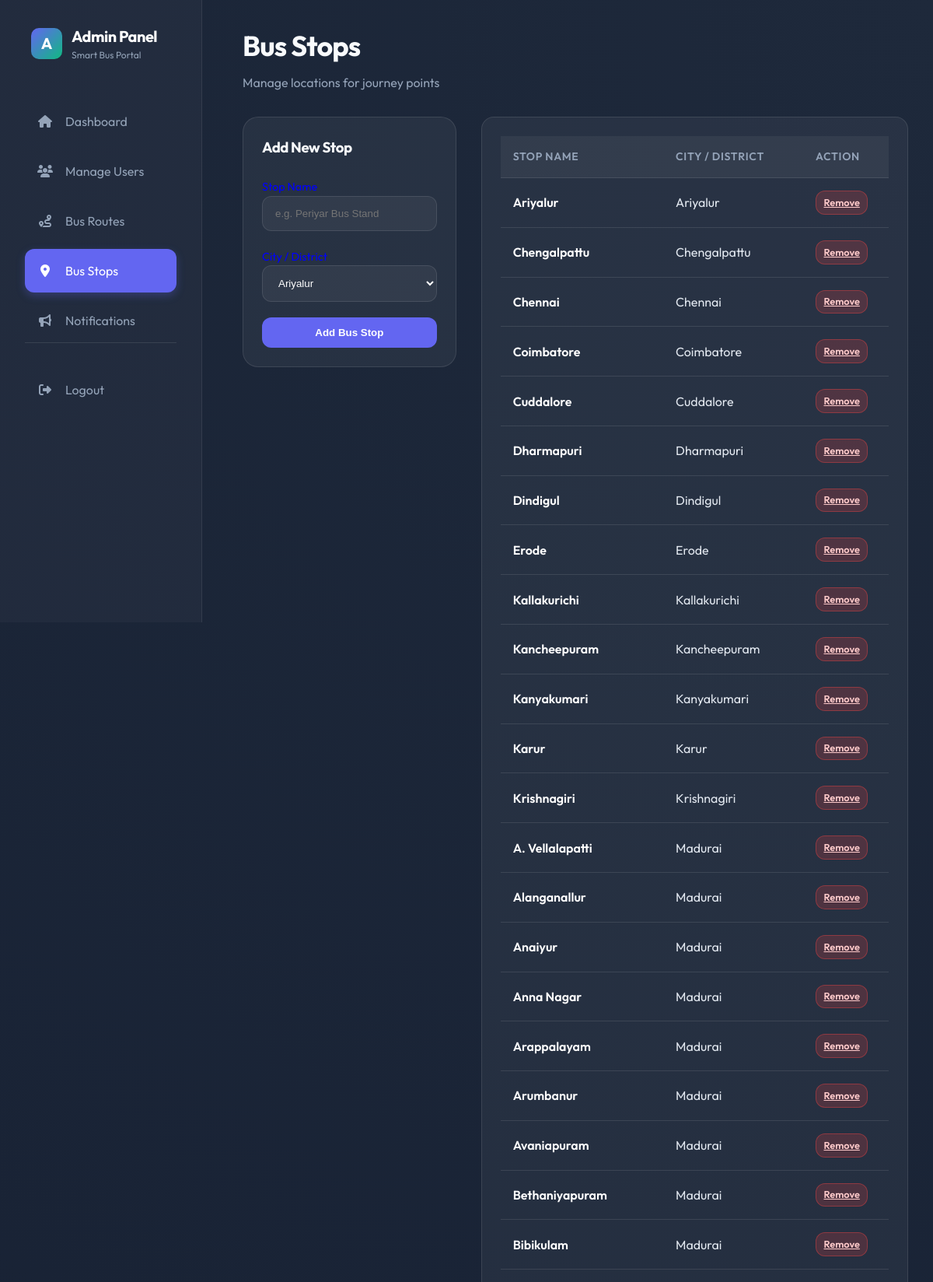
The app's page /admin/admin-bus-stops.php (signed in, upper part) with its own data.
### tables this page shows
CREATE TABLE IF NOT EXISTS bus_stops (
    id INT AUTO_INCREMENT PRIMARY KEY,
    name VARCHAR(100) NOT NULL,
    city VARCHAR(50) NOT NULL,
    created_at TIMESTAMP DEFAULT CURRENT_TIMESTAMP
);

### admin/admin-bus-stops.php (the view, shortened to what this page needs)
<?php
include '../includes/db_connect.php';
$result = $conn->query("SELECT * FROM bus_stops ORDER BY city ASC, name ASC");
?>
<!DOCTYPE html>
<html lang="en">
<head>
    <link rel="stylesheet" href="../style.css">
    <link rel="stylesheet" href="https://cdnjs.cloudflare.com/ajax/libs/font-awesome/6.4.0/css/all.min.css">
</head>
<body class="animate-fade-in">
<?php include 'sidebar-admin.php'; ?>
<div class="main-content">
    <header style="margin-bottom: 2rem;">
        <h1 style="font-size: 2.25rem; margin-bottom: 0.5rem;">Bus Stops</h1>
        <p style="color: var(--text-secondary);">Manage locations for journey points</p>
    </header>
    <div style="display: grid; grid-template-columns: 1fr 2fr; gap: 2rem;">
        <div class="glass card" style="height: fit-content;">
            <h3 style="margin-bottom: 1.5rem;">Add New Stop</h3>
            <form action="" method="POST">
                <div class="input-group">
                    <label style="color:blue; font-size: 0.9rem;">Stop Name</label>
                    <input type="text" name="name" class="input-field" placeholder="e.g. Periyar Bus Stand" required>
                </div>
                <div class="input-group">
                    <label style="color: blue; font-size: 0.9rem;">City / District</label>
                    <select name="city" class="input-field" required>
                        <option value="Ariyalur">Ariyalur</option>
                    </select>
                </div>
                <button type="submit" class="btn-primary" style="width: 100%; justify-content: center;">Add Bus Stop</button>
            </form>
        </div>
        <div class="glass card premium-table-container">
            <table class="premium-table">
                <thead>
                    <tr>
                        <th>Stop Name</th>
                        <th>City / District</th>
                        <th>Action</th>
                    </tr>
                </thead>
                <tbody>
                    <?php if($result->num_rows > 0): ?>
                        <?php while($row = $result->fetch_assoc()): ?>
                        <tr>
                            <td style="font-weight: 600; color: white;"><?php echo htmlspecialchars($row['name']); ?></td>
                            <td style="color: #e2e8f0;"><?php echo htmlspecialchars($row['city']); ?></td>
                            <td>
                                 <a href="admin-bus-stops.php?delete_id=<?php echo $row['id']; ?>" class="btn-primary" style="padding: 0.3rem 0.6rem; font-size: 0.8rem; background: rgba(239, 68, 68, 0.2); color: #fecaca; border: 1px solid rgba(239, 68, 68, 0.4);" onclick="return confirm('Remove this stop?');">Remove</a>
                            </td>
                        </tr>
                        <?php endwhile; ?>
                    <?php else: ?>
                        <tr>
                            <td colspan="3" style="text-align: center; color: var(--text-secondary); padding: 2rem;">No bus stops added yet.</td>
                        </tr>
                    <?php endif; ?>
                </tbody>
            </table>
        </div>
    </div>
</div>
</body>
</html>

### style.css (style rules this page uses)
:root { --primary: #6366f1; --primary-hover: #4f46e5; --secondary: #10b981; --secondary-hover: #059669; --accent: #f59e0b; --background: #0f172a; --surface: rgba(255, 255, 255, 0.05); --border: rgba(255, 255, 255, 0.1); --text-primary: #f8fafc; --text-secondary: #94a3b8; --glass-bg: rgba(255, 255, 255, 0.03); --glass-border: rgba(255, 255, 255, 0.08); --shadow: 0 10px 15px -3px rgba(0, 0, 0, 0.1), 0 4px 6px -2px rgba(0, 0, 0, 0.05); }
html { overflow-y: auto; scroll-behavior: smooth; }
* { margin: 0; padding: 0; box-sizing: border-box; }
body { font-family: 'Outfit', sans-serif; background-color: var(--background); color: var(--text-primary); line-height: 1.5; background: radial-gradient(circle at top right, #1e293b, #0f172a); background-attachment: fixed; min-height: 100vh; overflow-x: hidden; overflow-y: auto; }
.glass { background: var(--glass-bg); backdrop-filter: blur(12px); -webkit-backdrop-filter: blur(12px); border: 1px solid var(--glass-border); border-radius: 1.5rem; }
h1, h2, h3 { font-weight: 700; letter-spacing: -0.025em; }
.animate-fade-in { animation: fadeIn 0.5s ease-out forwards; }
.main-content { margin-left: 280px; padding: 2rem; min-height: 100vh; }
.card { background: var(--surface); border: 1px solid var(--border); border-radius: 1.25rem; padding: 1.5rem; transition: all 0.3s ease; }
.btn-primary { background: var(--primary); color: white; padding: 0.75rem 1.5rem; border-radius: 0.75rem; border: none; font-weight: 600; cursor: pointer; transition: all 0.2s; display: inline-flex; align-items: center; justify-content: center; gap: 0.5rem; position: relative; overflow: hidden; }
.input-group { margin-bottom: 1.25rem; }
.input-field { width: 100%; background: rgba(255, 255, 255, 0.05); border: 1px solid var(--border); border-radius: 0.75rem; padding: 0.875rem 1rem; color: white; outline: none; transition: all 0.2s; }
.premium-table-container { overflow-x: auto; border-radius: 1rem; border: 1px solid var(--border); }
.premium-table { width: 100%; border-collapse: collapse; }
.premium-table th { background: rgba(255, 255, 255, 0.05); padding: 1rem; text-align: left; font-weight: 600; font-size: 0.875rem; color: var(--text-secondary); text-transform: uppercase; letter-spacing: 0.05em; }
.premium-table td { padding: 1rem; border-top: 1px solid var(--border); }

### admin/admin-bus-stops.php (style rules this page uses)
select option { background-color: #1e293b; color: white; }

### records on screen
bus_stops: name "Ariyalur", city "Ariyalur"
bus_stops: name "Chengalpattu", city "Chengalpattu"
bus_stops: name "Chennai", city "Chennai"
bus_stops: name "Coimbatore", city "Coimbatore"
bus_stops: name "Cuddalore", city "Cuddalore"
bus_stops: name "Dharmapuri", city "Dharmapuri"
bus_stops: name "Dindigul", city "Dindigul"
bus_stops: name "Erode", city "Erode"
bus_stops: name "Kallakurichi", city "Kallakurichi"
bus_stops: name "Kancheepuram", city "Kancheepuram"
bus_stops: name "Kanyakumari", city "Kanyakumari"
bus_stops: name "Karur", city "Karur"
bus_stops: name "Krishnagiri", city "Krishnagiri"
bus_stops: name "A. Vellalapatti", city "Madurai"
bus_stops: name "Alanganallur", city "Madurai"
bus_stops: name "Anaiyur", city "Madurai"
bus_stops: name "Anna Nagar", city "Madurai"
bus_stops: name "Arappalayam", city "Madurai"
bus_stops: name "Arumbanur", city "Madurai"
bus_stops: name "Avaniapuram", city "Madurai"
bus_stops: name "Bethaniyapuram", city "Madurai"
bus_stops: name "Bibikulam", city "Madurai"
